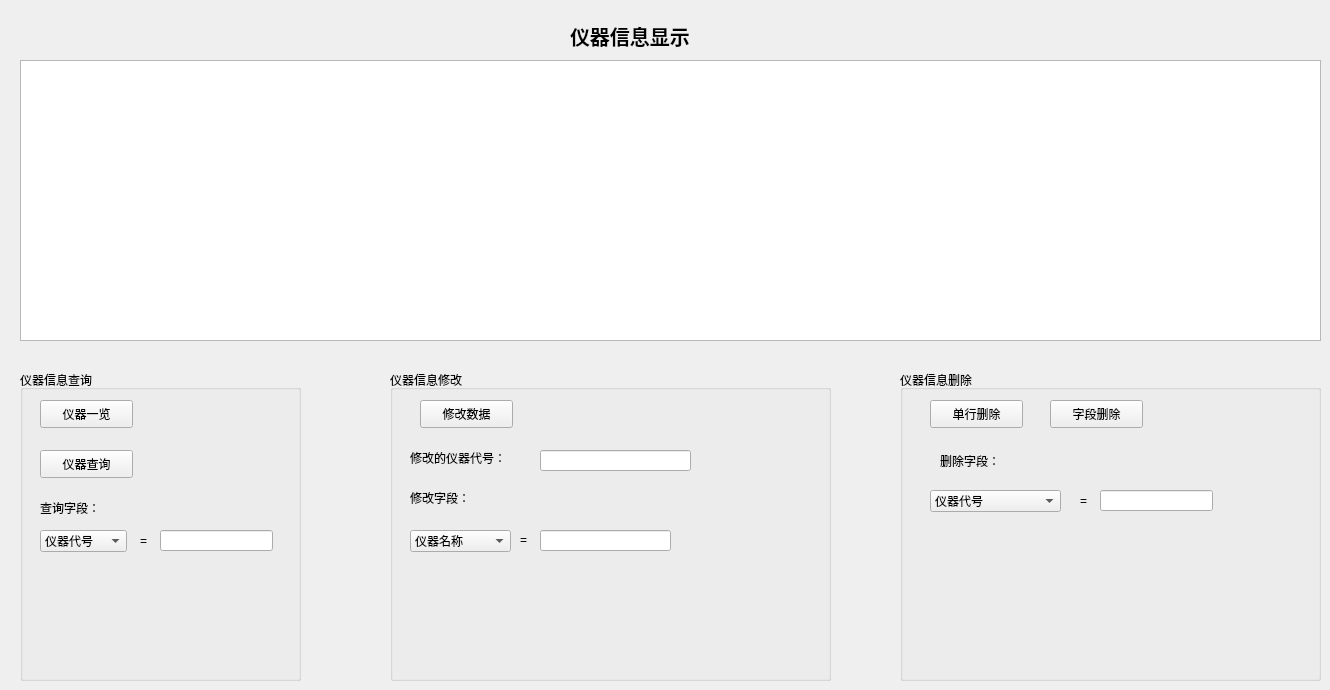
       <widget class="QWidget" name="tab_4">
        <attribute name="title">
         <string>仪器管理</string>
        </attribute>
        <widget class="QLabel" name="label_19">
         <property name="geometry">
          <rect>
           <x>570</x>
           <y>20</y>
           <width>181</width>
           <height>31</height>
          </rect>
         </property>
         <property name="font">
          <font>
           <pointsize>15</pointsize>
           <weight>75</weight>
           <bold>true</bold>
          </font>
         </property>
         <property name="text">
          <string>仪器信息显示</string>
         </property>
        </widget>
        <widget class="QTableView" name="tableView_4">
         <property name="geometry">
          <rect>
           <x>20</x>
           <y>60</y>
           <width>1301</width>
           <height>281</height>
          </rect>
         </property>
        </widget>
        <widget class="QGroupBox" name="groupBox">
         <property name="geometry">
          <rect>
           <x>20</x>
           <y>370</y>
           <width>281</width>
           <height>311</height>
          </rect>
         </property>
         <property name="title">
          <string>仪器信息查询</string>
         </property>
         <widget class="QPushButton" name="pushButton_14">
          <property name="geometry">
           <rect>
            <x>20</x>
            <y>30</y>
            <width>93</width>
            <height>28</height>
           </rect>
          </property>
          <property name="text">
           <string>仪器一览</string>
          </property>
         </widget>
         <widget class="QPushButton" name="pushButton_15">
          <property name="geometry">
           <rect>
            <x>20</x>
            <y>80</y>
            <width>93</width>
            <height>28</height>
           </rect>
          </property>
          <property name="text">
           <string>仪器查询</string>
          </property>
         </widget>
         <widget class="QLabel" name="label_20">
          <property name="geometry">
           <rect>
            <x>20</x>
            <y>130</y>
            <width>81</width>
            <height>16</height>
           </rect>
          </property>
          <property name="text">
           <string>查询字段：</string>
          </property>
         </widget>
         <widget class="QComboBox" name="comboBox_4">
          <property name="geometry">
           <rect>
            <x>20</x>
            <y>160</y>
            <width>87</width>
            <height>22</height>
           </rect>
          </property>
          <item>
           <property name="text">
            <string>仪器代号</string>
           </property>
          </item>
          <item>
           <property name="text">
            <string>仪器名称</string>
           </property>
          </item>
          <item>
           <property name="text">
            <string>仪器价格</string>
           </property>
          </item>
          <item>
           <property name="text">
            <string>仪器数量</string>
           </property>
          </item>
         </widget>
         <widget class="QLabel" name="label_21">
          <property name="geometry">
           <rect>
            <x>120</x>
            <y>160</y>
            <width>21</width>
            <height>21</height>
           </rect>
          </property>
          <property name="text">
           <string>=</string>
          </property>
         </widget>
         <widget class="QLineEdit" name="apparatus_cha">
          <property name="geometry">
           <rect>
            <x>140</x>
            <y>160</y>
            <width>113</width>
            <height>21</height>
           </rect>
          </property>
         </widget>
        </widget>
        <widget class="QGroupBox" name="groupBox_4">
         <property name="geometry">
          <rect>
           <x>390</x>
           <y>370</y>
           <width>441</width>
           <height>311</height>
          </rect>
         </property>
         <property name="title">
          <string>仪器信息修改</string>
         </property>
         <widget class="QPushButton" name="pushButton_17">
          <property name="geometry">
           <rect>
            <x>30</x>
            <y>30</y>
            <width>93</width>
            <height>28</height>
           </rect>
          </property>
          <property name="text">
           <string>修改数据</string>
          </property>
         </widget>
         <widget class="QLabel" name="label_24">
          <property name="geometry">
           <rect>
            <x>20</x>
            <y>80</y>
            <width>141</width>
            <height>16</height>
           </rect>
          </property>
          <property name="text">
           <string>修改的仪器代号：</string>
          </property>
         </widget>
         <widget class="QLabel" name="label_25">
          <property name="geometry">
           <rect>
            <x>20</x>
            <y>120</y>
            <width>72</width>
            <height>15</height>
           </rect>
          </property>
          <property name="text">
           <string>修改字段：</string>
          </property>
         </widget>
         <widget class="QLabel" name="label_26">
          <property name="geometry">
           <rect>
            <x>130</x>
            <y>160</y>
            <width>20</width>
            <height>20</height>
           </rect>
          </property>
          <property name="text">
           <string>=</string>
          </property>
         </widget>
         <widget class="QLineEdit" name="apparatus_id">
          <property name="geometry">
           <rect>
            <x>150</x>
            <y>80</y>
            <width>151</width>
            <height>21</height>
           </rect>
          </property>
         </widget>
         <widget class="QLineEdit" name="apparatus_updata">
          <property name="geometry">
           <rect>
            <x>150</x>
            <y>160</y>
            <width>131</width>
            <height>21</height>
           </rect>
          </property>
         </widget>
         <widget class="QComboBox" name="comboBox_9">
          <property name="geometry">
           <rect>
            <x>20</x>
            <y>160</y>
            <width>101</width>
            <height>22</height>
           </rect>
          </property>
          <item>
           <property name="text">
            <string>仪器名称</string>
           </property>
          </item>
          <item>
           <property name="text">
            <string>仪器数量</string>
           </property>
          </item>
          <item>
           <property name="text">
            <string>仪器价格</string>
           </property>
          </item>
          <item>
           <property name="text">
            <string>备注</string>
           </property>
          </item>
          <item>
           <property name="text">
            <string>仪器代号</string>
           </property>
          </item>
         </widget>
        </widget>
        <widget class="QGroupBox" name="groupBox_5">
         <property name="geometry">
          <rect>
           <x>900</x>
           <y>370</y>
           <width>421</width>
           <height>311</height>
          </rect>
         </property>
         <property name="title">
          <string>仪器信息删除</string>
         </property>
         <widget class="QPushButton" name="pushButton_16">
          <property name="geometry">
           <rect>
            <x>150</x>
            <y>30</y>
            <width>93</width>
            <height>28</height>
           </rect>
          </property>
          <property name="text">
           <string>字段删除</string>
          </property>
         </widget>
         <widget class="QLabel" name="label_22">
          <property name="geometry">
           <rect>
            <x>40</x>
            <y>80</y>
            <width>72</width>
            <height>21</height>
           </rect>
          </property>
          <property name="text">
           <string>删除字段：</string>
          </property>
         </widget>
         <widget class="QComboBox" name="comboBox_5">
          <property name="geometry">
           <rect>
            <x>30</x>
            <y>120</y>
            <width>131</width>
            <height>22</height>
           </rect>
          </property>
          <item>
           <property name="text">
            <string>仪器代号</string>
           </property>
          </item>
          <item>
           <property name="text">
            <string>仪器名称</string>
           </property>
          </item>
          <item>
           <property name="text">
            <string>仪器价格</string>
           </property>
          </item>
          <item>
           <property name="text">
            <string>仪器数量</string>
           </property>
          </item>
          <item>
           <property name="text">
            <string>备注</string>
           </property>
          </item>
         </widget>
         <widget class="QLabel" name="label_23">
          <property name="geometry">
           <rect>
            <x>180</x>
            <y>120</y>
            <width>31</width>
            <height>21</height>
           </rect>
          </property>
          <property name="text">
           <string>=</string>
          </property>
         </widget>
         <widget class="QLineEdit" name="apparatus_del">
          <property name="geometry">
           <rect>
            <x>200</x>
            <y>120</y>
            <width>113</width>
            <height>21</height>
           </rect>
          </property>
         </widget>
         <widget class="QPushButton" name="pushButton_26">
          <property name="geometry">
           <rect>
            <x>30</x>
            <y>30</y>
            <width>93</width>
            <height>28</height>
           </rect>
          </property>
          <property name="text">
           <string>单行删除</string>
          </property>
         </widget>
        </widget>
       </widget>
